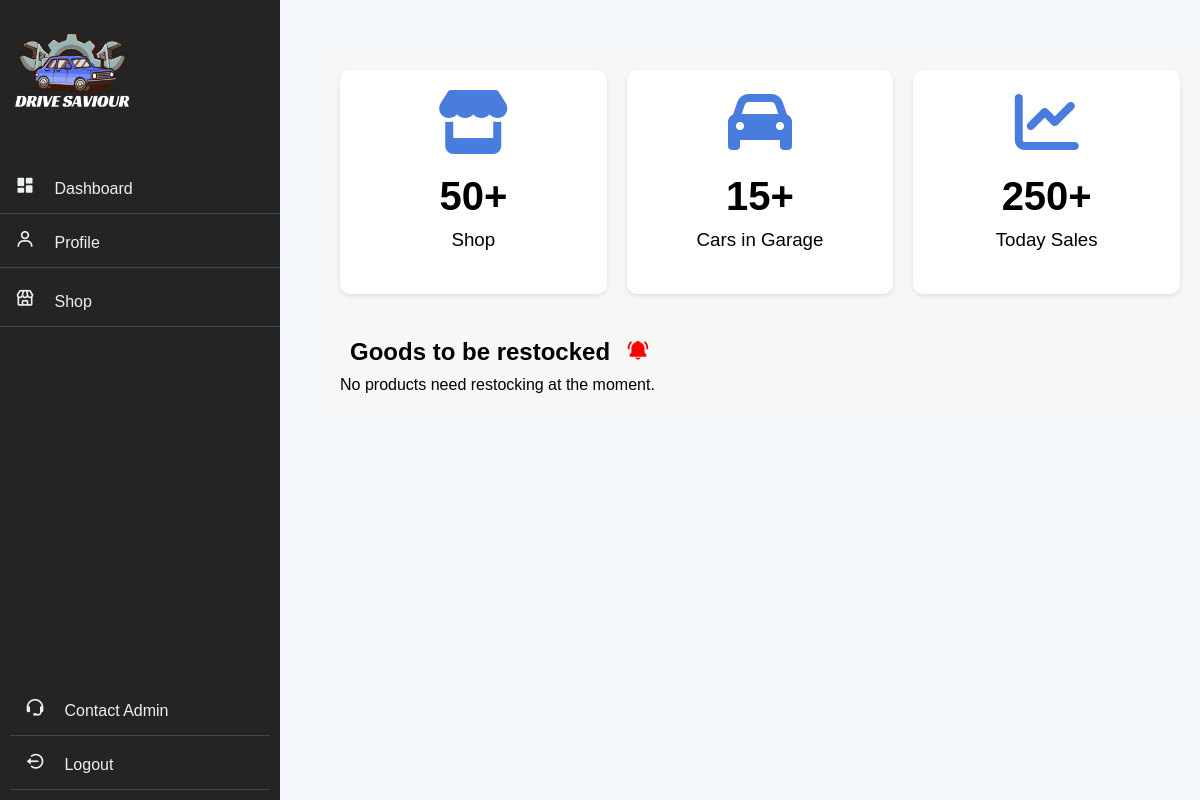
Before: /shop_owner/home/home.php (signed in) with the older database file.
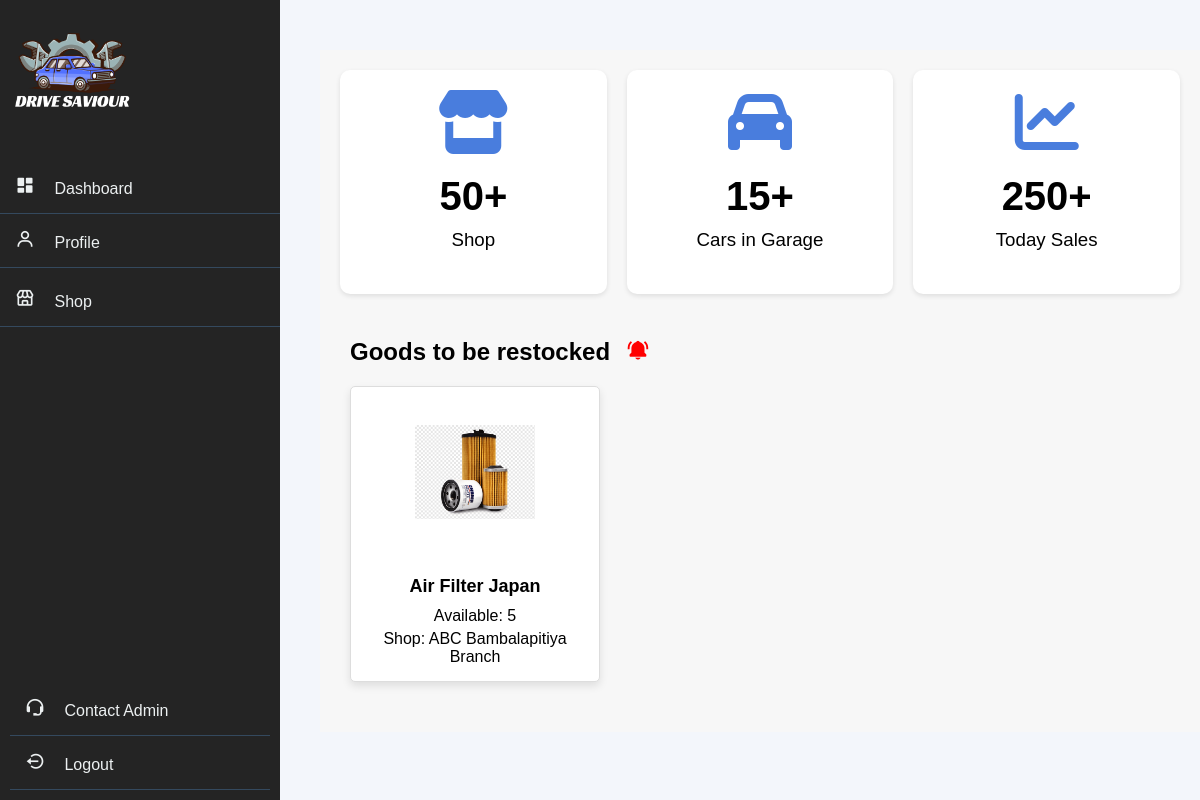
After: the same page with the newer database file.
### tables this page shows
CREATE TABLE `products` (
  `id` int(11) NOT NULL,
  `shop_id` int(11) DEFAULT NULL,
  `cat_id` int(11) DEFAULT NULL,
  `product_name` varchar(255) NOT NULL,
  `image_url` varchar(255) DEFAULT NULL,
  `quantity_available` int(11) NOT NULL,
  `price` decimal(10,2) NOT NULL
);

CREATE TABLE `shops` (
  `id` int(11) NOT NULL,
  `ownerEmail` varchar(110) NOT NULL,
  `shop_name` varchar(255) NOT NULL,
  `email` varchar(255) NOT NULL,
  `number` varchar(15) NOT NULL,
  `address` varchar(255) NOT NULL,
  `branch` varchar(100) NOT NULL
);

### shop_owner/home/home.php (the view, shortened to what this page needs)
<?php
    require '../navbar/nav.php';
    require '../../connection.php';
$loggedInOwnerEmail = $_SESSION['email'];
try {
    $stmt = $conn->prepare("SELECT p.*, s.*
                            FROM products p
                            JOIN shops s ON p.shop_id = s.id
                            WHERE p.quantity_available <= 5
                            AND s.ownerEmail = ?");
    $stmt->bind_param("s", $loggedInOwnerEmail);
    $stmt->execute();
    $result = $stmt->get_result();
    $product_data = [];
    while ($row = $result->fetch_assoc()) {
        $product_data[] = $row;
    }
} catch (Exception $e) {
    echo "Error: " . $e->getMessage();
    exit();
}
?>
<!DOCTYPE html>
<html lang="en">
<head>
    <link rel="stylesheet" href="https://cdnjs.cloudflare.com/ajax/libs/font-awesome/6.0.0-beta3/css/all.min.css">
    <link rel="stylesheet" href="styles.css">
    <link rel="stylesheet" href="../navbar/style.css">
</head>
<body>
        <div class="main-content">
            <div class="home-container">
                <div class="overview-cards">
                    <div class="card">
                        <i class="fas fa-store"></i>
                        <h2>50+</h2>
                        <h3>Shop</h3>
                    </div>
                    <div class="card">
                        <i class="fas fa-car"></i>
                        <h2>15+</h2>
                        <h3>Cars in Garage</h3>
                    </div>
                    <div class="card">
                        <i class="fas fa-chart-line"></i>
                        <h2>250+</h2>
                        <h3>Today Sales</h3>
                    </div>
                </div>
                <div class="content">
                    <div class="text">
                        <h2>Goods to be restocked <i class='bx bxs-bell-ring'></i></h2>
                    </div>
                    <div class="wrappers">
                        <?php if(!empty($product_data)): ?>
                            <?php foreach($product_data as $product): ?>
                                <div class="product-card">
                                    <img src="<?php echo $product['image_url']; ?>" alt="<?php echo $product['product_name']; ?>">
                                    <div class="product-name"><?php echo $product['product_name']; ?></div>
                                    <div class="product-quantity">Available: <?php echo $product['quantity_available']; ?></div>
                                    <div class="shop-name">Shop: <?php echo $product['shop_name']; ?> <?php echo $product['branch']; ?> Branch</div>
                                </div>
                            <?php endforeach; ?>
                        <?php else: ?>
                            <p>No products need restocking at the moment.</p>
                        <?php endif; ?>
                    </div>
                </div>
            </div>
        </div>
</body>
</html>

Changed rows visible on the page:
added products: image_url (picture), product_name "Air Filter Japan", quantity_available "5", shop.shop_name "ABC", shop.branch "Bambalapitiya"
Other visible differences:
text no longer shown: "No products need restocking at the moment."
